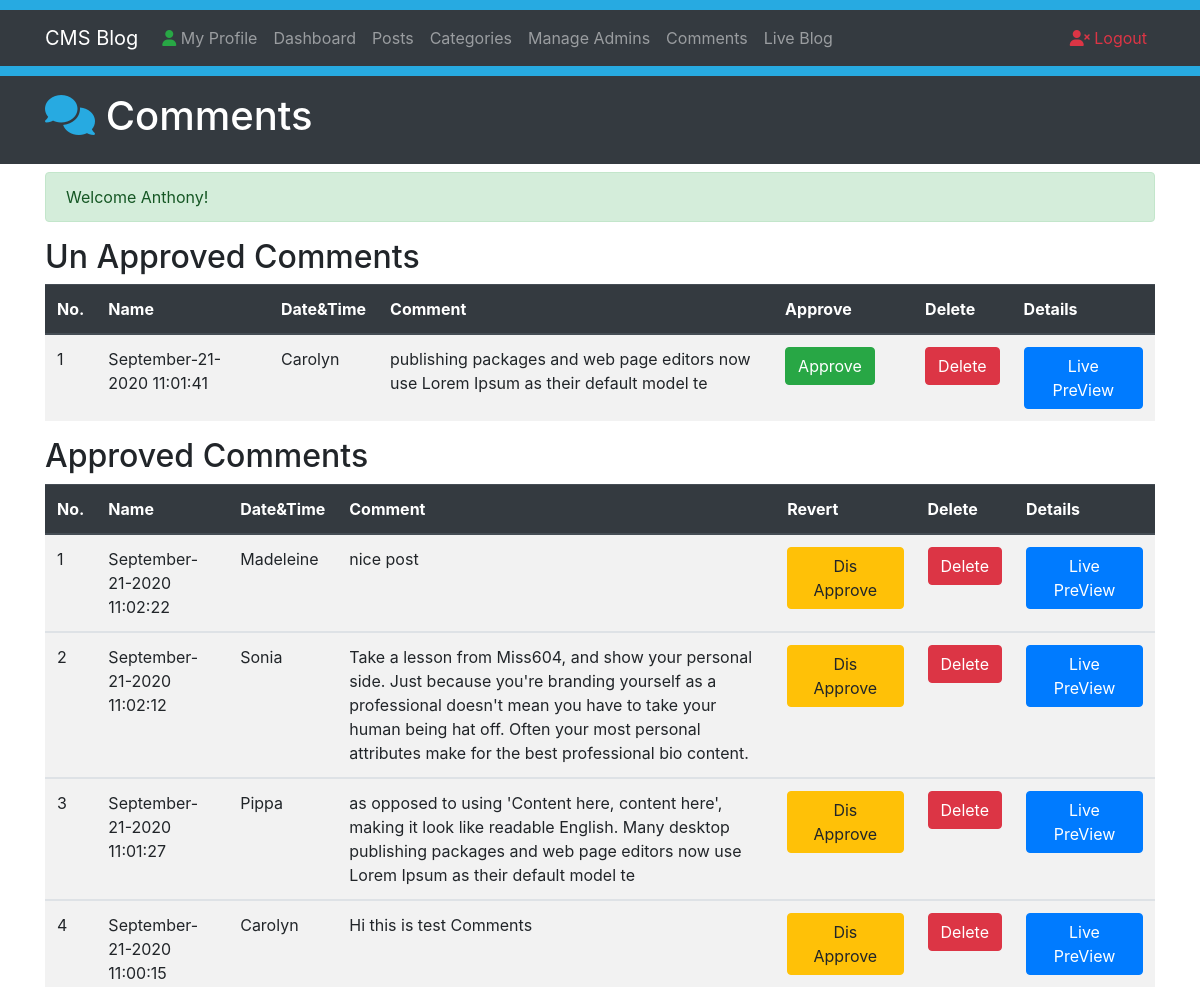
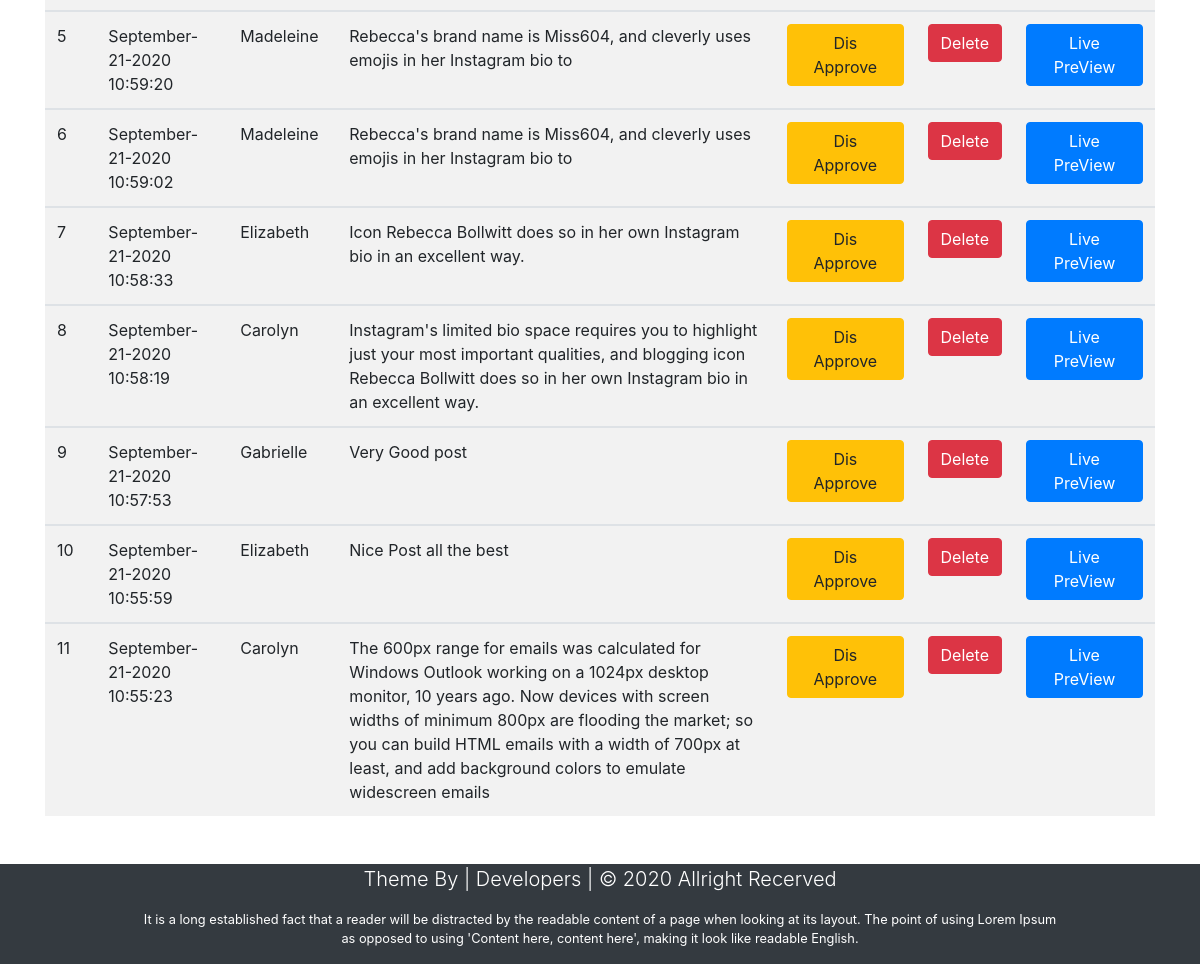
Screenshot of /Comments.php (signed in) with the database file from the repository (2 pictures, top to bottom).
### tables this page shows
CREATE TABLE `comments` (
  `id` int(11) NOT NULL,
  `datetime` varchar(50) NOT NULL,
  `name` varchar(50) NOT NULL,
  `email` varchar(60) NOT NULL,
  `comment` varchar(500) NOT NULL,
  `approvedby` varchar(50) NOT NULL,
  `status` varchar(3) NOT NULL,
  `post_id` int(10) NOT NULL
);

### Comments.php (the view, shortened to what this page needs)
<?php
   require_once("Includes/Sessions.php");
   ?>
<!DOCTYPE html>
<html>
   <head>
      <link rel="stylesheet" href="https://stackpath.bootstrapcdn.com/bootstrap/4.2.1/css/bootstrap.min.css">
      <link rel="stylesheet" href="Css/style.css">
   </head>
   <body>
      <div style="height: 10px; background: #27aae1;"></div>
      <nav class="navbar navbar-expand-lg navbar-dark bg-dark">
         <div class="container" >
            <a href="#" class="navbar-brand">CMS Blog </a>
            <div class="collapse navbar-collapse" id="navbarcollapseCMS">
               <ul class="navbar-nav mr-auto">
                  <li class="nav-item">
                     <a href="MyProfile.php" class="nav-link"><i class="fas fa-user text-success"></i> My Profile</a>
                  </li>
                  <li class="nav-item">
                     <a href="Dashboard.php" class="nav-link">Dashboard</a>
                  </li>
                  <li class="nav-item">
                     <a href="Posts.php" class="nav-link">Posts</a>
                  </li>
                  <li class="nav-item">
                     <a href="Categories.php" class="nav-link">Categories</a>
                  </li>
                  <li class="nav-item">
                     <a href="Admins.php" class="nav-link">Manage Admins</a>
                  </li>
                  <li class="nav-item">
                     <a href="Comments.php" class="nav-link">Comments</a>
                  </li>
                  <li class="nav-item">
                     <a href="index.php?page=1" target="_blank" class="nav-link">Live Blog</a>
                  </li>
               </ul>
               <ul class="navbar-nav ml-auto">
                  <li class="nav-item">
                     <a class="nav-link text-danger" href="Logout.php"><i class="fas fa-user-times "></i> Logout</a>
                  </li>
               </ul>
            </div>
         </div>
      </nav>
      <div style="height: 10px; background: #27aae1;"></div>
      <header class="bg-dark text-white py-3">
         <div class="container">
            <div class="row">
               <div class="col-md-12">
                  <h1><i class="fas fa-comments" style="color:#27aae1;"></i> Comments</h1>
               </div>
            </div>
         </div>
      </header>
      <section class="container py-2 mb-4">
         <div class="row" style="min-height:30px"; >
            <div class="col-lg-12" style="min-height:400px";>
               <?php
                  echo SuccessMessage();
                  ?>
               <h2>Un Approved Comments</h2>
               <table class="table table-striped table-hover">
                  <thead class="thead-dark">
                     <tr>
                        <th>No.</th>
                        <th>Name</th>
                        <th>Date&Time</th>
                        <th>Comment</th>
                        <th>Approve</th>
                        <th>Delete</th>
                        <th>Details</th>
                     </tr>
                  </thead>
                  <?php
                     global $ConnectingDB;
                     $sql = "SELECT * FROM comments WHERE status = 'OFF' ORDER BY id desc ";
                     $Execute = $ConnectingDB->query($sql);
                     $SrNo = 0;
                     while ($DataRows = $Execute->fetch()) {
                         $CommentId = $DataRows["id"];
                         $DataTimeOfComment = $DataRows["datetime"];
                         $CommenterName = $DataRows["name"];
                         $CommentContent = $DataRows["comment"];
                         $CommentPostID = $DataRows["post_id"];
                         $SrNo++;
                     ?>
                  <tbody>
                     <tr>
                        <td><?php echo htmlentities($SrNo); ?></td>
                        <td><?php echo htmlentities($DataTimeOfComment); ?></td>
                        <td><?php echo htmlentities($CommenterName); ?></td>
                        <td><?php echo htmlentities($CommentContent); ?></td>
                        <td style="min-width:140px;"><a class="btn btn-success" href="ApproveComments.php?id=<?php echo $CommentId ?>"  >Approve</a> </td>
                        <td><a class="btn btn-danger" href="DeleteComments.php?id=<?php echo $CommentId ?>"  >Delete</a> </td>
                        <td style="min-width:140px;"><a class="btn btn-primary" href="FullPost.php?id=<?php echo $CommentPostID; ?>" target="_blank">Live PreView</a></td>
                     </tr>
                  </tbody>
                  <?php } ?>
               </table>
               <h2>Approved Comments</h2>
               <table class="table table-striped table-hover">
                  <thead class="thead-dark">
                     <tr>
                        <th>No.</th>
                        <th>Name</th>
                        <th>Date&Time</th>
                        <th>Comment</th>
                        <th>Revert</th>
                        <th>Delete</th>
                        <th>Details</th>
                     </tr>
                  </thead>
                  <?php
                     global $ConnectingDB;
                     $sql = "SELECT * FROM comments WHERE status = 'ON' ORDER BY id desc ";
                     $Execute = $ConnectingDB->query($sql);
                     $SrNo = 0;
                     while ($DataRows = $Execute->fetch()) {
                         $CommentId = $DataRows["id"];
                         $DataTimeOfComment = $DataRows["datetime"];
                         $CommenterName = $DataRows["name"];
                         $CommentContent = $DataRows["comment"];
                         $CommentPostID = $DataRows["post_id"];
                         $SrNo++;
                     ?>
                  <tbody>
                     <tr>
                        <td><?php echo htmlentities($SrNo); ?></td>
                        <td><?php echo htmlentities($DataTimeOfComment); ?></td>
                        <td><?php echo htmlentities($CommenterName); ?></td>
                        <td><?php echo htmlentities($CommentContent); ?></td>
                        <td style="min-width:140px;"><a class="btn btn-warning" href="DisApproveComments.php?id=<?php echo $CommentId ?>"  >Dis Approve</a> </td>
                        <td><a class="btn btn-danger" href="DeleteComments.php?id=<?php echo $CommentId ?>"  >Delete</a> </td>
                        <td style="min-width:140px;"><a class="btn btn-primary" href="FullPost.php?id=<?php echo $CommentPostID; ?>" target="_blank">Live PreView</a></td>
                     </tr>
                  </tbody>
                  <?php } ?>
               </table>
            </div>
         </div>
      </section>
      <?php require_once("Includes/dashboard_footer.php") ?>

### rows the page displays
comments: datetime "September-21-2020 11:01:41", name "Carolyn", comment "publishing packages and web page editors now use Lorem Ipsum as their default model te"
comments: datetime "September-21-2020 11:02:22", name "Madeleine", comment "nice post"
comments: datetime "September-21-2020 11:02:12", name "Sonia", comment "Take a lesson from Miss604, and show your personal side. Just because you're branding yourself as a professional doesn't mean you have to take your human being hat off. Often your most personal attributes make for the best professional bio content."
comments: datetime "September-21-2020 11:01:27", name "Pippa", comment "as opposed to using 'Content here, content here', making it look like readable English. Many desktop publishing packages and web page editors now use Lorem Ipsum as their default model te"
comments: datetime "September-21-2020 11:00:15", name "Carolyn", comment "Hi this is test Comments"
comments: datetime "September-21-2020 10:59:20", name "Madeleine", comment "Rebecca's brand name is Miss604, and cleverly uses emojis in her Instagram bio to"
comments: datetime "September-21-2020 10:59:02", name "Madeleine", comment "Rebecca's brand name is Miss604, and cleverly uses emojis in her Instagram bio to"
comments: datetime "September-21-2020 10:58:33", name "Elizabeth", comment "Icon Rebecca Bollwitt does so in her own Instagram bio in an excellent way."
comments: datetime "September-21-2020 10:58:19", name "Carolyn", comment "Instagram's limited bio space requires you to highlight just your most important qualities, and blogging icon Rebecca Bollwitt does so in her own Instagram bio in an excellent way."
comments: datetime "September-21-2020 10:57:53", name "Gabrielle", comment "Very Good post"
comments: datetime "September-21-2020 10:55:59", name "Elizabeth", comment "Nice Post all the best"
comments: datetime "September-21-2020 10:55:23", name "Carolyn", comment "The 600px range for emails was calculated for Windows Outlook working on a 1024px desktop monitor, 10 years ago. Now devices with screen widths of minimum 800px are flooding the market; so you can build HTML emails with a width of 700px at least, and add background colors to emulate widescreen emails"

### other values shown
SuccessMessage() "Welcome Anthony!"
